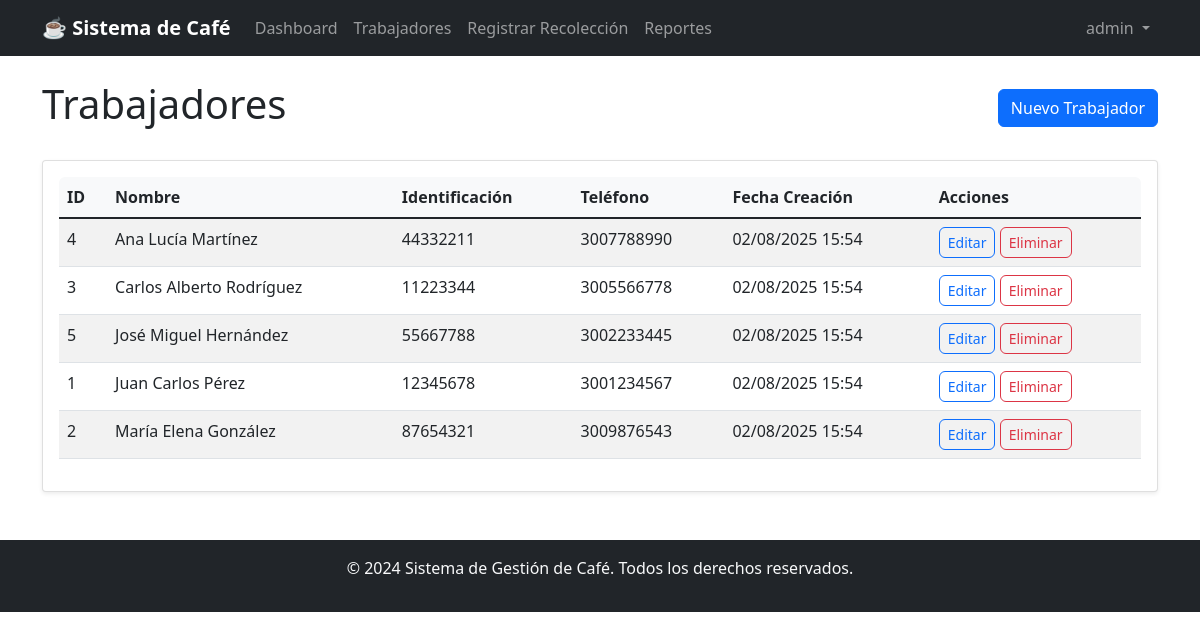
The app's page /index.php?accion=trabajadores (signed in) with its own data.
### tables this page shows
CREATE TABLE trabajadores (
    id INT AUTO_INCREMENT PRIMARY KEY,
    nombre VARCHAR(100) NOT NULL,
    identificacion VARCHAR(20) UNIQUE NOT NULL,
    telefono VARCHAR(20),
    direccion TEXT,
    fecha_creacion DATETIME DEFAULT CURRENT_TIMESTAMP,
    activo BOOLEAN DEFAULT TRUE
);

### controladores/ControladorBase.php (called while the page is built, shortened)
<?php
class ControladorBase {
    protected function cargarVista($vista, $datos = []) {
        extract($datos);
        require_once "vistas/{$vista}.php";
    }
}
?>

### controladores/ControladorTrabajador.php (called while the page is built, shortened)
<?php
require_once 'controladores/ControladorBase.php';
require_once 'modelos/ModeloTrabajador.php';
class ControladorTrabajador extends ControladorBase {
    private $modeloTrabajador;
    public function __construct() {
        $this->modeloTrabajador = new ModeloTrabajador();
    }
    public function listar() {
        $trabajadores = $this->modeloTrabajador->obtenerTodos();
        $this->cargarVista('trabajadores/listar', ['trabajadores' => $trabajadores]);
    }
}
?>

### modelos/ModeloBase.php (called while the page is built, shortened)
<?php
require_once 'config/conexion.php';
class ModeloBase {
    public function __construct() {
        $db = new Conexion();
        $this->conexion = $db->obtenerConexion();
    }
}
?>

### config/conexion.php (called while the page is built)
<?php
class Conexion {
    private $host = 'localhost';
    private $usuario = 'root';
    private $contrasena = '';
    private $base_datos = 'cafe_db';
    private $conexion;
    public function __construct() {
        try {
            $this->conexion = new PDO(
                "mysql:host={$this->host};dbname={$this->base_datos};charset=utf8mb4",
                $this->usuario,
                $this->contrasena,
                [
                    PDO::ATTR_ERRMODE => PDO::ERRMODE_EXCEPTION,
                    PDO::ATTR_DEFAULT_FETCH_MODE => PDO::FETCH_ASSOC
                ]
            );
        } catch (PDOException $e) {
            die("Error de conexión: " . $e->getMessage());
        }
    }
    public function obtenerConexion() {
        return $this->conexion;
    }
}
?>

### modelos/ModeloTrabajador.php (called while the page is built, shortened)
<?php
require_once 'modelos/ModeloBase.php';
class ModeloTrabajador extends ModeloBase {
    public function obtenerTodos() {
        $sql = "SELECT * FROM trabajadores ORDER BY nombre";
        $stmt = $this->conexion->prepare($sql);
        $stmt->execute();
        return $stmt->fetchAll();
    }
}
?>

### vistas/trabajadores/listar.php (the view)
<?php include 'vistas/layout/header.php'; ?>
<div class="d-flex justify-content-between align-items-center mb-4">
    <h1>Trabajadores</h1>
    <a href="index.php?accion=trabajador_formulario" class="btn btn-primary">Nuevo Trabajador</a>
</div>
<div class="card">
    <div class="card-body">
        <div class="table-responsive">
            <table class="table table-striped">
                <thead>
                    <tr>
                        <th>ID</th>
                        <th>Nombre</th>
                        <th>Identificación</th>
                        <th>Teléfono</th>
                        <th>Fecha Creación</th>
                        <th>Acciones</th>
                    </tr>
                </thead>
                <tbody>
                    <?php foreach ($trabajadores as $trabajador): ?>
                    <tr>
                        <td><?php echo $trabajador['id']; ?></td>
                        <td><?php echo htmlspecialchars($trabajador['nombre']); ?></td>
                        <td><?php echo htmlspecialchars($trabajador['identificacion']); ?></td>
                        <td><?php echo htmlspecialchars($trabajador['telefono']); ?></td>
                        <td><?php echo date('d/m/Y H:i', strtotime($trabajador['fecha_creacion'])); ?></td>
                        <td>
                            <a href="index.php?accion=trabajador_formulario&id=<?php echo $trabajador['id']; ?>"
                               class="btn btn-sm btn-outline-primary">Editar</a>
                            <a href="index.php?accion=trabajador_eliminar&id=<?php echo $trabajador['id']; ?>"
                               class="btn btn-sm btn-outline-danger"
                               onclick="return confirm('¿Está seguro de eliminar este trabajador?')">Eliminar</a>
                        </td>
                    </tr>
                    <?php endforeach; ?>
                </tbody>
            </table>
        </div>
    </div>
</div>
<?php include 'vistas/layout/footer.php'; ?>

### index.php (shortened to what this page needs)
<?php
require_once 'controladores/ControladorTrabajador.php';
$accion = $_GET['accion'] ?? 'login';
switch ($accion) {
    case 'trabajadores':
        $controlador = new ControladorTrabajador();
        $controlador->listar();
        break;
}
?>

### vistas/layout/header.php (shortened to what this page needs)
<!DOCTYPE html>
<html lang="es">
<head>
    <link href="https://cdn.jsdelivr.net/npm/bootstrap@5.1.3/dist/css/bootstrap.min.css" rel="stylesheet">
    <link href="assets/css/estilos.css" rel="stylesheet">
</head>
<body>
    <nav class="navbar navbar-expand-lg navbar-dark bg-dark">
        <div class="container">
            <a class="navbar-brand" href="index.php?accion=dashboard">☕ Sistema de Café</a>
            <div class="collapse navbar-collapse" id="navbarNav">
                <ul class="navbar-nav me-auto">
                    <li class="nav-item">
                        <a class="nav-link" href="index.php?accion=dashboard">Dashboard</a>
                    </li>
                    <li class="nav-item">
                        <a class="nav-link" href="index.php?accion=trabajadores">Trabajadores</a>
                    </li>
                    <li class="nav-item">
                        <a class="nav-link" href="index.php?accion=recolecciones_formulario">Registrar Recolección</a>
                    </li>
                    <li class="nav-item">
                        <a class="nav-link" href="index.php?accion=reportes">Reportes</a>
                    </li>
                </ul>
                <ul class="navbar-nav">
                    <li class="nav-item dropdown">
                        <a class="nav-link dropdown-toggle" href="#" id="navbarDropdown" role="button" data-bs-toggle="dropdown">
                            <?php echo $_SESSION['usuario_nombre']; ?>
                        </a>
                    </li>
                </ul>
            </div>
        </div>
    </nav>
    <div class="container mt-4">

### vistas/layout/footer.php (shortened to what this page needs)
</div>
    <footer class="bg-dark text-light text-center py-3 mt-5">
        <div class="container">
            <p>&copy; 2024 Sistema de Gestión de Café. Todos los derechos reservados.</p>
        </div>
    </footer>
</body>
</html>

### assets/css/estilos.css (style rules this page uses)
body { font-family: "Segoe UI", Tahoma, Geneva, Verdana, sans-serif; }
.navbar-brand { font-weight: bold; }
.card { box-shadow: 0 0.125rem 0.25rem rgba(0, 0, 0, 0.075); border: 1px solid rgba(0, 0, 0, 0.125); }
.table th { background-color: #f8f9fa; font-weight: 600; }
.btn { border-radius: 0.375rem; }
.table-responsive { border-radius: 0.375rem; }
.btn-group-sm > .btn, .btn-sm { padding: 0.25rem 0.5rem; font-size: 0.875rem; }
footer { margin-top: auto; }

### records on screen
trabajadores: id "4", nombre "Ana Lucía Martínez", identificacion "44332211", telefono "3007788990", fecha_creacion "02/08/2025 15:54"
trabajadores: id "3", nombre "Carlos Alberto Rodríguez", identificacion "11223344", telefono "3005566778", fecha_creacion "02/08/2025 15:54"
trabajadores: id "5", nombre "José Miguel Hernández", identificacion "55667788", telefono "3002233445", fecha_creacion "02/08/2025 15:54"
trabajadores: id "1", nombre "Juan Carlos Pérez", identificacion "12345678", telefono "3001234567", fecha_creacion "02/08/2025 15:54"
trabajadores: id "2", nombre "María Elena González", identificacion "87654321", telefono "3009876543", fecha_creacion "02/08/2025 15:54"

### other values on screen
$_SESSION['usuario_nombre'] "admin"
